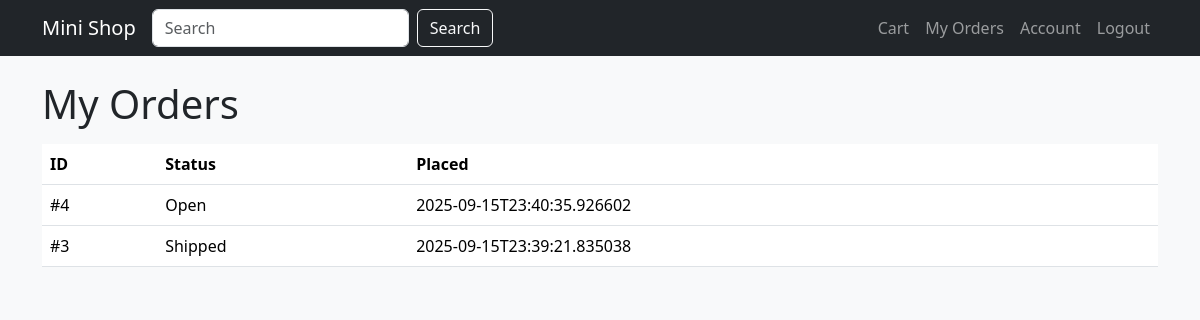
The app's page /my_orders (signed in) with its own data.
### tables this page shows
CREATE TABLE orders (
            id INTEGER PRIMARY KEY AUTOINCREMENT,
            user_id INTEGER,
            guest_name TEXT,
            guest_email TEXT,
            guest_address TEXT,
            status TEXT NOT NULL DEFAULT 'Open',
            created_at TEXT NOT NULL,
            FOREIGN KEY(user_id) REFERENCES users(id) ON DELETE SET NULL
        );

### app.py (the view)
@app.route("/my_orders")
def my_orders():
    user = session.get("user")
    if not user:
        flash("Please log in first.", "warning")
        return redirect(url_for("login"))
    conn = get_db()
    rows = conn.execute("SELECT * FROM orders WHERE user_id=? ORDER BY id DESC", (user["id"],)).fetchall()
    return render_template("my_orders.html", orders=rows)

### app.py (called while the page is built)
def get_db():
    conn = sqlite3.connect(DB_PATH)
    conn.row_factory = sqlite3.Row
    return conn

### templates/my_orders.html
{% extends "base.html" %}
{% block content %}
<h1 class="mb-3">My Orders</h1>
<table class="table">
    <thead><tr><th>ID</th><th>Status</th><th>Placed</th></tr></thead>
    <tbody>
        {% for o in orders %}
        <tr><td>#{{ o.id }}</td><td>{{ o.status }}</td><td>{{ o.created_at }}</td></tr>
        {% endfor %}
    </tbody>
</table>
{% endblock %}

### records on screen
orders: id "4", status "Open", created_at "2025-09-15T23:40:35.926602"
orders: id "3", status "Shipped", created_at "2025-09-15T23:39:21.835038"
